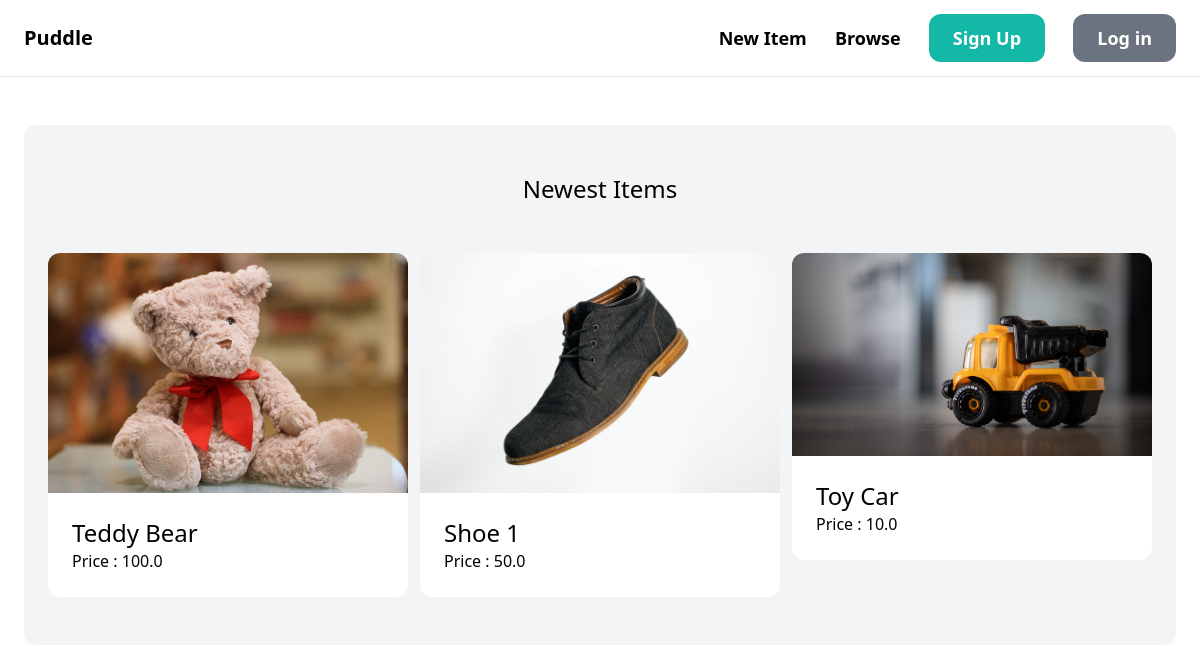
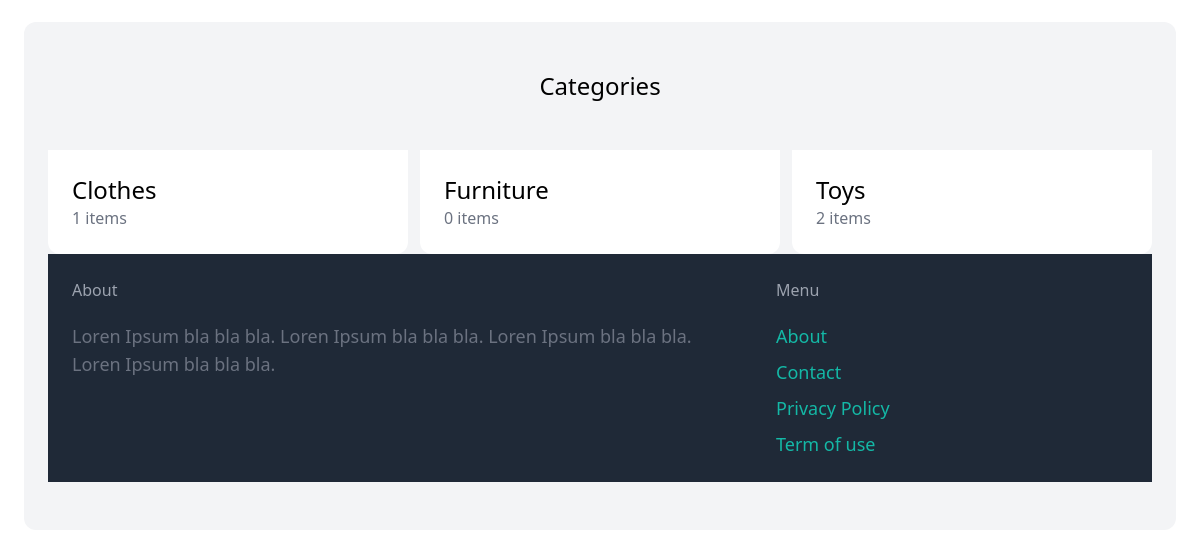
The app's page /, older data (2 pictures, top to bottom).
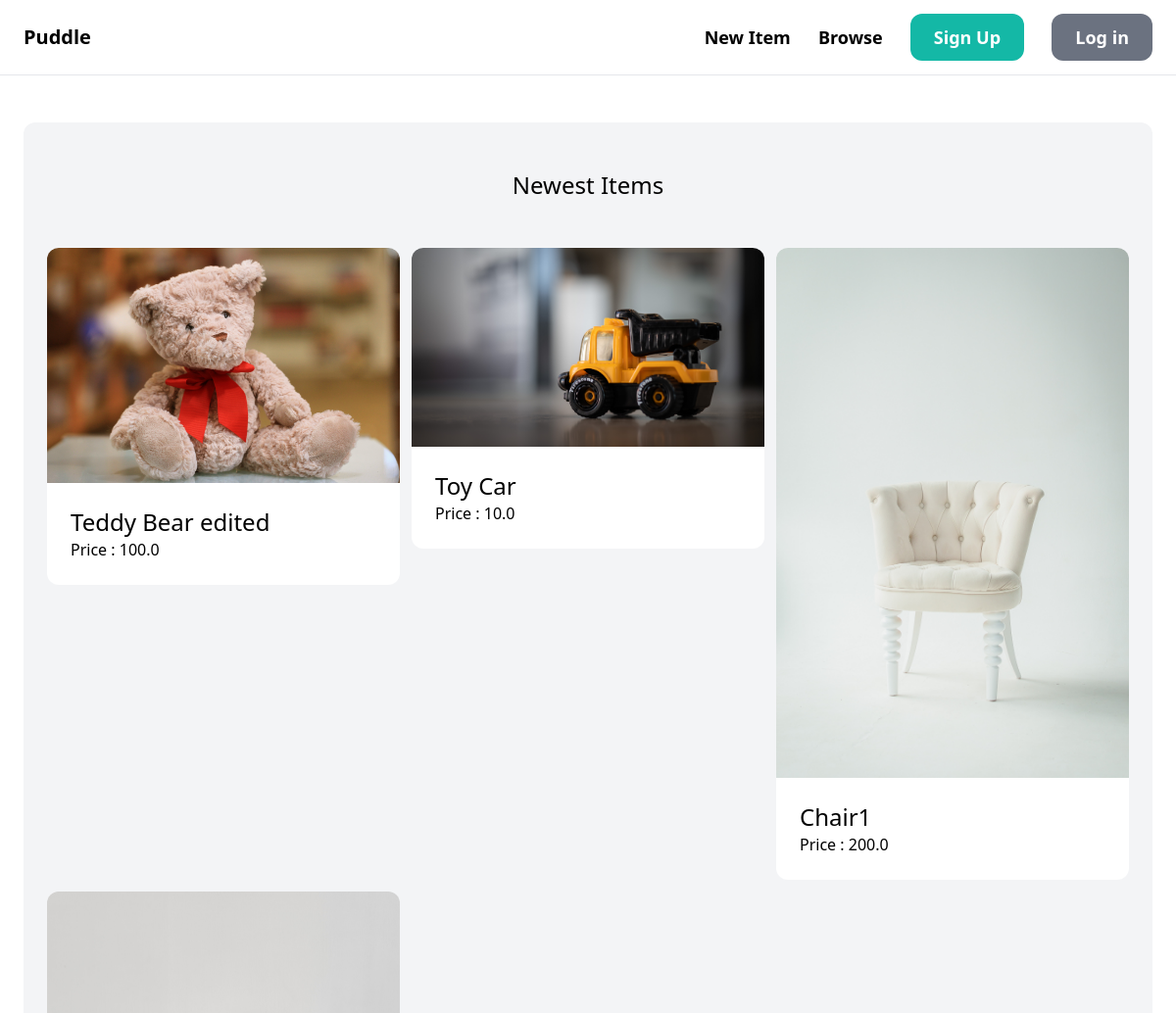
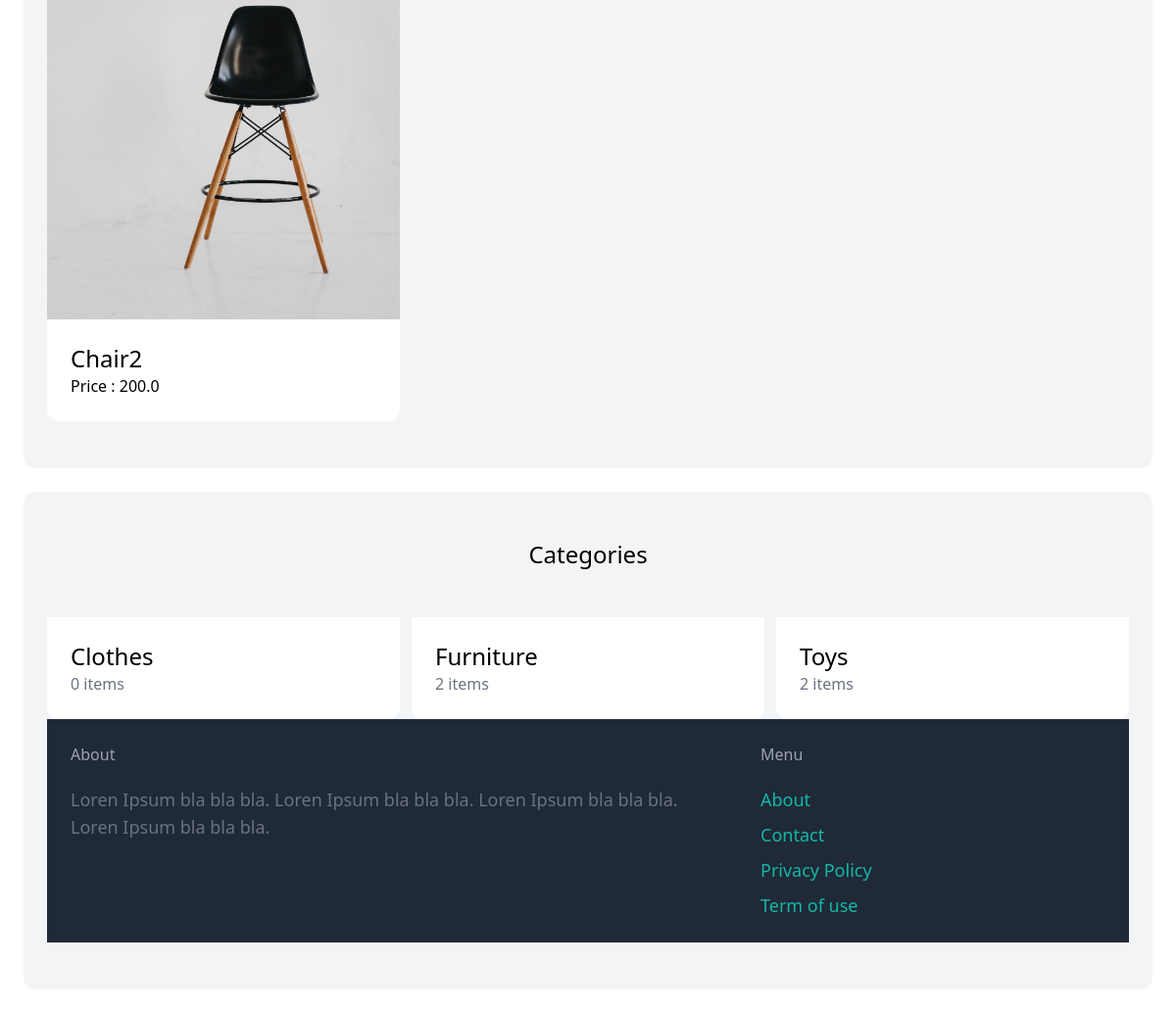
The same page, newer data (2 pictures, top to bottom).
### item/models.py (models this page shows, shortened)
class Item(models.Model):
    category = models.ForeignKey(Category, related_name='items', on_delete=models.CASCADE)
    name = models.CharField(max_length=255)
    description = models.TextField(blank=True, null= True)
    price = models.FloatField()
    image = models.ImageField(upload_to='item_images', blank=True, null= True)
    is_sold = models.BooleanField(default=False)
    created_by = models.ForeignKey(User, related_name='items', on_delete=models.CASCADE)
    created_at = models.DateTimeField(auto_now_add=True)

class Category(models.Model):
    name = models.CharField(max_length=255)
    class Meta:
        ordering = ('name',)
        verbose_name_plural = 'Categories'

### core/views.py (the view)
# urls.py: path('', views.index, name='index'),
def index(request):
    items = Item.objects.filter(is_sold=False)[0:6]
    categories = Category.objects.all()
    return render(request, 'core/index.html', {
        'categories':categories,
        'items': items,
    })

### core/templates/core/index.html (shortened to what this page needs)
{% extends 'core/base.html' %}
{% block content %}
    <div class="mt-6 px-6 py-12 bg-gray-100 rounded-xl">
        <h2 class="mb-12 text-2xl text-center">Newest Items</h2>
        <div class="grid grid-cols-3 gap-3">
            {%for item in items%}
                <div>
                    <a href= " {% url 'item:detail' item.id %} ">
                        <div>
                            <img src="{{item.image.url}}" class="rounded-t-xl">
                        </div>
                        <div class= "p-6 bg-white rounded-b-xl">
                            <h2 class="text-2xl">{{item.name}}</h2>
                            <p calss="text-gray-500">Price : {{item.price}}</p>
                        </div>
                    </a>
                </div>
            {% endfor %}
        </div>
    </div>
    <div class="mt-6 px-6 py-12 bg-gray-100 rounded-xl">
        <h2 class="mb-12 text-2xl text-center">Categories</h2>
        <div class="grid grid-cols-3 gap-3">
            {% for category in categories %}
                <div>
                    <a href="#">
                        <div class= "p-6 bg-white rounded-b-xl">
                            <h2 class="text-2xl">{{category.name}}</h2>
                            <p class="text-gray-500"> {{category.items.count}} items</p>
                        </div>
                    </a>
                </div>
            {% endfor %}
{% endblock%}

### core/templates/core/base.html (shortened to what this page needs)
<!DOCTYPE html>
<html lang="en">
<head>
    <script src="https://cdn.tailwindcss.com"></script>
</head>
<body>
    <nav class="py-6 px-6 flex justify-between items-center border-b border-gray-200">
        <a href="/" class="text-xl font-semibold">Puddle</a>
        <div class="space-x-6">
            <a href="{% url 'item:new' %}" class="text-lg font-semibold hover:text-gray-500">New Item</a>
            <a href="{% url 'item:items' %}" class="text-lg font-semibold hover:text-gray-500">Browse</a>
            {% if request.user.is_authenticated %}
                <a href="{% url 'conversation:inbox' %}" class="px-6 py-3 text-lg font-semibold bg-teal-500 text-white rounded-xl hover:bg-teal-700">Inbox</a>
                <a href="{% url 'dashboard:index' %}" class="px-6 py-3 text-lg font-semibold bg-gray-500 text-white rounded-xl hover:bg-gray-700">Dashboard</a>
            {% else %}
                <a href="{% url 'core:signup' %}" class="px-6 py-3 text-lg font-semibold bg-teal-500 text-white rounded-xl hover:bg-teal-700">Sign Up</a>
                <a href="{% url 'core:login' %}" class="px-6 py-3 text-lg font-semibold bg-gray-500 text-white rounded-xl hover:bg-gray-700">Log in</a>
            {% endif %}
        </div>
    </nav>
    <div class="px-6 py-6">
        {% block content%}
        {% endblock%}
    </div>
    <footer class="py-6 px-6 flex justify-between bg-gray-800">
        <div class="w-2/3 pr-10">
            <h3 class="mb-5 font semibold text-gray-400">About</h3>
            <p class="text-lg text-gray-500">Loren Ipsum bla bla bla. Loren Ipsum bla bla bla. Loren Ipsum bla bla bla. Loren Ipsum bla bla bla.</p>
        </div>
        <div class="w-1/3">
            <h3 class="mb-5 font semibold text-gray-400">Menu</h3>
            <ul class="space-y-2">
                <li><a href="#" class="text-lg text-teal-500 hover:text-teal-700">About</a></li>
                <li><a href="{% url 'core:contact' %}" class="text-lg text-teal-500 hover:text-teal-700">Contact</a></li>
                <li><a href="#" class="text-lg text-teal-500 hover:text-teal-700">Privacy Policy</a></li>
                <li><a href="#" class="text-lg text-teal-500 hover:text-teal-700">Term of use</a></li>
            </ul>
        </div>
    </footer>
</body>
</html>

Row changes from the older to the newer data that the page shows:
removed Item: image (picture), name "Shoe 1", price "50.0"
changed Item: name "Teddy Bear" → "Teddy Bear edited"
added Item: image (picture), name "Chair1", price "200.0"
added Item: image (picture), name "Chair2", price "200.0"
computed for Category "Clothes": items.count "1" → "0"
computed for Category "Furniture": items.count "0" → "2"
